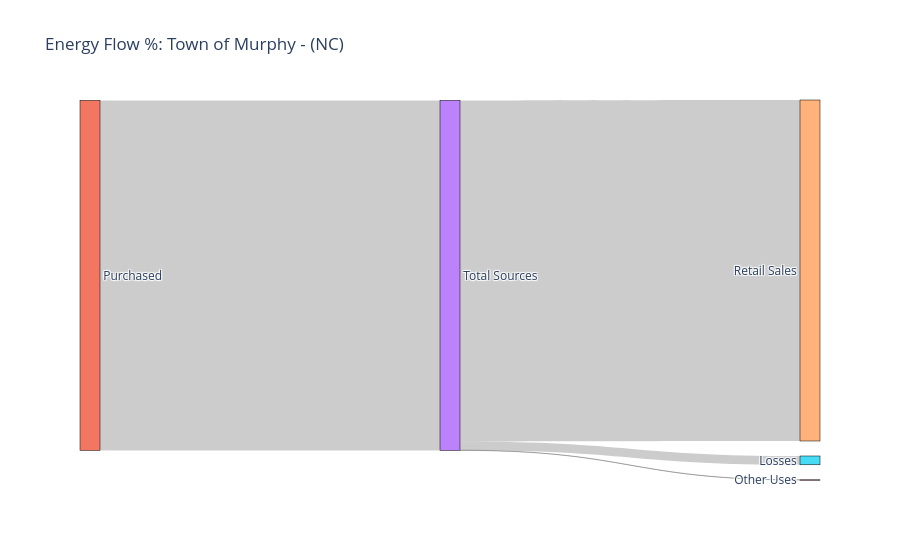

Notebook cell for this chart:
### Code cell
def plot_sankey(row):
    # 'row' is a single utility's data
    labels = ["Generation", "Purchased", "Other Source", "Total Sources", "Retail Sales", "Losses", "Other Uses"]
    
    # Convert raw values to percentages of the 'Total Sources'
    total = row['Sources.Total']
    sources_gen_pct = (row['Sources.Generation'] / total) * 100
    sources_pur_pct = (row['Sources.Purchased'] / total) * 100
    sources_oth_pct = (row['Sources.Other'] / total) * 100
    uses_retail_pct = (row['Uses.Retail'] / total) * 100
    uses_loss_pct = (row['Uses.Losses'] / total) * 100

    fig = go.Figure(data=[go.Sankey(
        node = dict(
          pad = 15, thickness = 20,
          line = dict(color = "black", width = 0.5),
          label = labels
        ),
        link = dict(
          source = [0, 1, 2, 3, 3, 3], 
          target = [3, 3, 3, 4, 5, 6], 
          value = [
              sources_gen_pct, 
              sources_pur_pct, 
              sources_oth_pct,
              uses_retail_pct, 
              uses_loss_pct,
              max(0, 100 - (uses_retail_pct + uses_loss_pct))
          ]
      ))])

    fig.update_layout(title_text=f"Energy Flow %: {row['Utility.Name']}")
    return fig

plot_sankey(ny_df.iloc[99])

### Figure 1 — Plotly figure (JSON) as saved in the notebook; plotly's stock layout.template omitted (floating-point values rounded to 4 significant figures)
{"data": [{"link": {"source": [0, 1, 2, 3, 3, 3], "target": [3, 3, 3, 4, 5, 6], "value": [0, 100, 0, 97.43, 2.509, 0.06335]}, "node": {"label": ["Generation", "Purchased", "Other Source", "Total Sources", "Retail Sales", "Losses", "Other Uses"], "line": {"color": "black", "width": 0.5}, "pad": 15, "thickness": 20}, "type": "sankey"}], "layout": {"title": {"text": "Energy Flow %: Town of Murphy - (NC)"}}}
